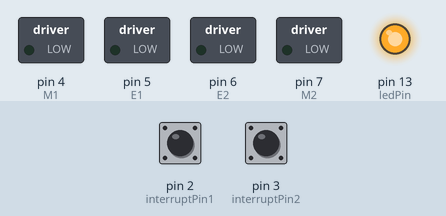
Simulated run of this sketch. Board: Arduino Uno, built with avr-gcc and run on an emulated ATmega328P. Shown: switched loads named in the sketch (green lamp = pin HIGH), output pins drawn as LEDs (lit = HIGH). The test bench sets the inputs (shaded band); at power-on: pin 2 (interruptPin1) HIGH, pin 3 (interruptPin2) HIGH.

Above: at 1.2 s.
1.3 s: pin 2 (interruptPin1) pulled LOW for 0.15 s
At 1.37 s:
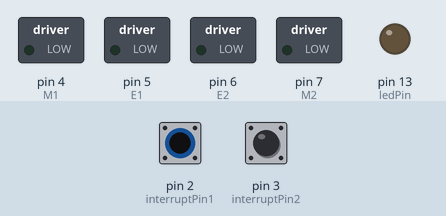
7.9 s: pin 2 (interruptPin1) pulled LOW for 3.2 s
At 12.3 s:
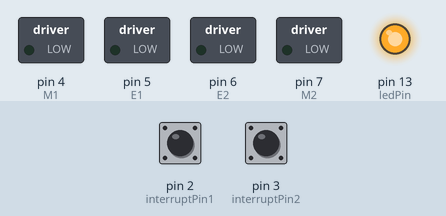
12.6 s: pin 3 (interruptPin2) pulled LOW for 3.2 s
At 13.4 s:
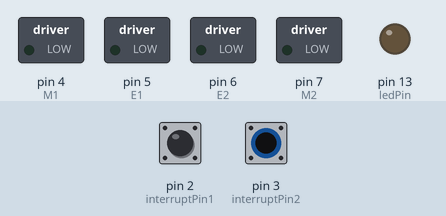
Timing chart, 0 to 17.3 s (numbered marks = the images above; inputs shaded):
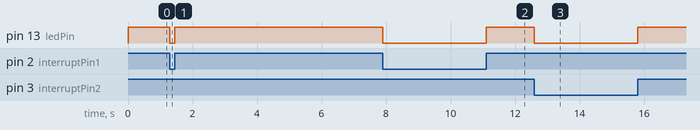

Measured:
- after the input at 1.3 s, pin 13 (ledPin): HIGH → LOW at once, → HIGH 0.15 s later
- after the input at 7.9 s, pin 13 (ledPin): HIGH → LOW at once, → HIGH 3.2 s later
- after the input at 12.6 s, pin 13 (ledPin): HIGH → LOW at once, → HIGH 3.2 s later

The sketch:

task_5.ino
```cpp
const byte ledPin = 13;
const byte interruptPin2 = 3;// Left
const byte interruptPin1 = 2;// Right
int E1 = 5;
int M1 = 4; // Right
int E2 = 6;
int M2 = 7;// Left
volatile byte state1 = HIGH;
volatile byte state2 = HIGH;

String comdata = "";
int N1 = 0;
int N2 = 0;
int N = 0;
String dirc = "";
int spd = 0;
float dist = 0;

void setup() {
  for (int i = 4; i <= 7; i++) //Pin 4 to 7 are used
      pinMode(i, OUTPUT);
  pinMode(ledPin, OUTPUT);
  pinMode(interruptPin1, INPUT_PULLUP);
  attachInterrupt(digitalPinToInterrupt(interruptPin1), blink1, CHANGE);
  pinMode(interruptPin2, INPUT_PULLUP);
  attachInterrupt(digitalPinToInterrupt(interruptPin2), blink2, CHANGE);
  digitalWrite(ledPin, state1);
  digitalWrite(ledPin, state2);
  Serial.begin(9600);
}

void loop() {

      while (Serial.available() > 0)  // Input
    {
       N1=0;
       N2=0;
        dist = 0;
        spd = 0;
        comdata =Serial.readString();
        dirc=comdata[0];
        spd=comdata[2]-'0';
        for (int i=4 ;i<comdata.length();i++){
             dist=dist*10+(comdata[i])-48;
          }

        Serial.println(dirc);
        Serial.println(spd);
        Serial.println(dist);
        N = int ((dist/21.4)*384+0.5);
    }
///////////////////////////////////////////////
   if (dist==0||spd==0)
   {
      analogWrite(E1, 0); // speed = 0 or distance = 0 stop
      analogWrite(E2, 0);
    }
   else {
      dist=constrain (dist,0,1000);
      spd=constrain (spd,0,3);
      spd=spd*85;
    if (dirc=="w")
      {
        MoveForward();
      }
     if (dirc=="s")
     {
        MoveBackward();
      }
     if (dirc=="a")
     {
        TurnLeft();
      }
     if (dirc=="d")
     {
       TurnRight();
      }
        Serial.print("Left wheel: ");
        Serial.print((N2/384.0)*21.4);
        Serial.println("cm;");
        Serial.print("Right wheel: ");
        Serial.print((N1/384.0)*21.4);
        Serial.println("cm;");
    }
}
///////////////////////////////////////////////////////////////
void blink1() {
  N1=N1+1;
  if (N1>=N)
  {
    spd = 0;
    analogWrite(E1,spd);
    N1=0;
    }
  state1 = !state1;
  digitalWrite(ledPin, state1);
}

void blink2() {
  N2=N2+1;
  if (N2>=N)
  {
    spd = 0;
    analogWrite(E2,spd);
    N2=0;
    }
  state2 = !state2;
  digitalWrite(ledPin, state2);
}
void TurnLeft()
{
   digitalWrite(M1,LOW);//moving left
   digitalWrite(M2,HIGH);
   analogWrite(E1, 255);
   analogWrite(E2, 255);
  }
void TurnRight()
{
  digitalWrite(M1,HIGH);//moving right
   digitalWrite(M2,LOW);
   analogWrite(E1, 255);
   analogWrite(E2, 255);
  }
void MoveForward()
{
   digitalWrite(M1,LOW);// moving forward
   digitalWrite(M2,LOW);
   analogWrite(E1,spd);
   analogWrite(E2,spd);
  }
void MoveBackward()
{
   digitalWrite(M1,HIGH);// moving backward
   digitalWrite(M2,HIGH);
   analogWrite(E1,spd);
   analogWrite(E2,spd);
  }
```
